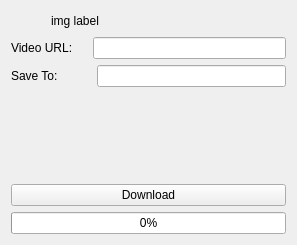
<?xml version="1.0" encoding="UTF-8"?>
<ui version="4.0">
 <class>Form</class>
 <widget class="QWidget" name="Form">
  <property name="geometry">
   <rect>
    <x>0</x>
    <y>0</y>
    <width>297</width>
    <height>245</height>
   </rect>
  </property>
  <property name="windowTitle">
   <string>youtube-dl v0.1</string>
  </property>
  <layout class="QVBoxLayout" name="verticalLayout_3">
   <item>
    <layout class="QVBoxLayout" name="verticalLayout">
     <item>
      <layout class="QHBoxLayout" name="horizontalLayout_3">
       <item>
        <spacer name="horizontalSpacer_3">
         <property name="orientation">
          <enum>Qt::Horizontal</enum>
         </property>
         <property name="sizeType">
          <enum>QSizePolicy::Preferred</enum>
         </property>
         <property name="sizeHint" stdset="0">
          <size>
           <width>40</width>
           <height>20</height>
          </size>
         </property>
        </spacer>
       </item>
       <item>
        <widget class="QLabel" name="img_label">
         <property name="text">
          <string>img label</string>
         </property>
        </widget>
       </item>
       <item>
        <spacer name="horizontalSpacer_4">
         <property name="orientation">
          <enum>Qt::Horizontal</enum>
         </property>
         <property name="sizeType">
          <enum>QSizePolicy::Preferred</enum>
         </property>
         <property name="sizeHint" stdset="0">
          <size>
           <width>40</width>
           <height>20</height>
          </size>
         </property>
        </spacer>
       </item>
      </layout>
     </item>
     <item>
      <layout class="QVBoxLayout" name="verticalLayout_2">
       <item>
        <layout class="QHBoxLayout" name="horizontalLayout">
         <item>
          <widget class="QLabel" name="label">
           <property name="text">
            <string>Video URL: </string>
           </property>
          </widget>
         </item>
         <item>
          <spacer name="horizontalSpacer">
           <property name="orientation">
            <enum>Qt::Horizontal</enum>
           </property>
           <property name="sizeType">
            <enum>QSizePolicy::Fixed</enum>
           </property>
           <property name="sizeHint" stdset="0">
            <size>
             <width>11</width>
             <height>20</height>
            </size>
           </property>
          </spacer>
         </item>
         <item>
          <widget class="QLineEdit" name="lineEdit"/>
         </item>
        </layout>
       </item>
      </layout>
     </item>
     <item>
      <layout class="QHBoxLayout" name="horizontalLayout_2">
       <item>
        <widget class="QLabel" name="label_2">
         <property name="text">
          <string>Save To:</string>
         </property>
        </widget>
       </item>
       <item>
        <spacer name="horizontalSpacer_2">
         <property name="orientation">
          <enum>Qt::Horizontal</enum>
         </property>
         <property name="sizeType">
          <enum>QSizePolicy::Fixed</enum>
         </property>
         <property name="sizeHint" stdset="0">
          <size>
           <width>33</width>
           <height>20</height>
          </size>
         </property>
        </spacer>
       </item>
       <item>
        <widget class="QLineEdit" name="lineEdit_2"/>
       </item>
      </layout>
     </item>
     <item>
      <spacer name="verticalSpacer">
       <property name="orientation">
        <enum>Qt::Vertical</enum>
       </property>
       <property name="sizeHint" stdset="0">
        <size>
         <width>20</width>
         <height>40</height>
        </size>
       </property>
      </spacer>
     </item>
     <item>
      <widget class="QPushButton" name="pushButton">
       <property name="text">
        <string>Download</string>
       </property>
      </widget>
     </item>
     <item>
      <widget class="QProgressBar" name="progressBar">
       <property name="value">
        <number>0</number>
       </property>
      </widget>
     </item>
    </layout>
   </item>
  </layout>
 </widget>
 <resources/>
 <connections/>
</ui>
